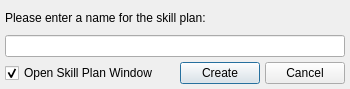
<?xml version="1.0" encoding="UTF-8"?>
<ui version="4.0">
 <class>AddSkillPlanDialog</class>
 <widget class="QDialog" name="AddSkillPlanDialog">
  <property name="geometry">
   <rect>
    <x>0</x>
    <y>0</y>
    <width>350</width>
    <height>89</height>
   </rect>
  </property>
  <property name="sizePolicy">
   <sizepolicy hsizetype="Fixed" vsizetype="Fixed">
    <horstretch>0</horstretch>
    <verstretch>0</verstretch>
   </sizepolicy>
  </property>
  <property name="minimumSize">
   <size>
    <width>350</width>
    <height>89</height>
   </size>
  </property>
  <property name="maximumSize">
   <size>
    <width>16777215</width>
    <height>89</height>
   </size>
  </property>
  <property name="windowTitle">
   <string>Dialog</string>
  </property>
  <property name="modal">
   <bool>true</bool>
  </property>
  <layout class="QGridLayout" name="gridLayout">
   <property name="margin">
    <number>5</number>
   </property>
   <property name="spacing">
    <number>5</number>
   </property>
   <item row="0" column="0" colspan="3">
    <widget class="QLabel" name="skillPlanNameLabel">
     <property name="text">
      <string>Please enter a name for the skill plan:</string>
     </property>
    </widget>
   </item>
   <item row="1" column="0" colspan="3">
    <widget class="QLineEdit" name="skillPlanNameLineEdit"/>
   </item>
   <item row="3" column="1">
    <widget class="QPushButton" name="createButton">
     <property name="text">
      <string>Create</string>
     </property>
    </widget>
   </item>
   <item row="3" column="2">
    <widget class="QPushButton" name="cancelButton">
     <property name="text">
      <string>Cancel</string>
     </property>
    </widget>
   </item>
   <item row="3" column="0">
    <widget class="QCheckBox" name="openSPWindowCheckBox">
     <property name="sizePolicy">
      <sizepolicy hsizetype="Expanding" vsizetype="Fixed">
       <horstretch>0</horstretch>
       <verstretch>0</verstretch>
      </sizepolicy>
     </property>
     <property name="text">
      <string>Open Skill Plan Window</string>
     </property>
     <property name="checked">
      <bool>true</bool>
     </property>
    </widget>
   </item>
  </layout>
 </widget>
 <resources/>
 <connections/>
</ui>
